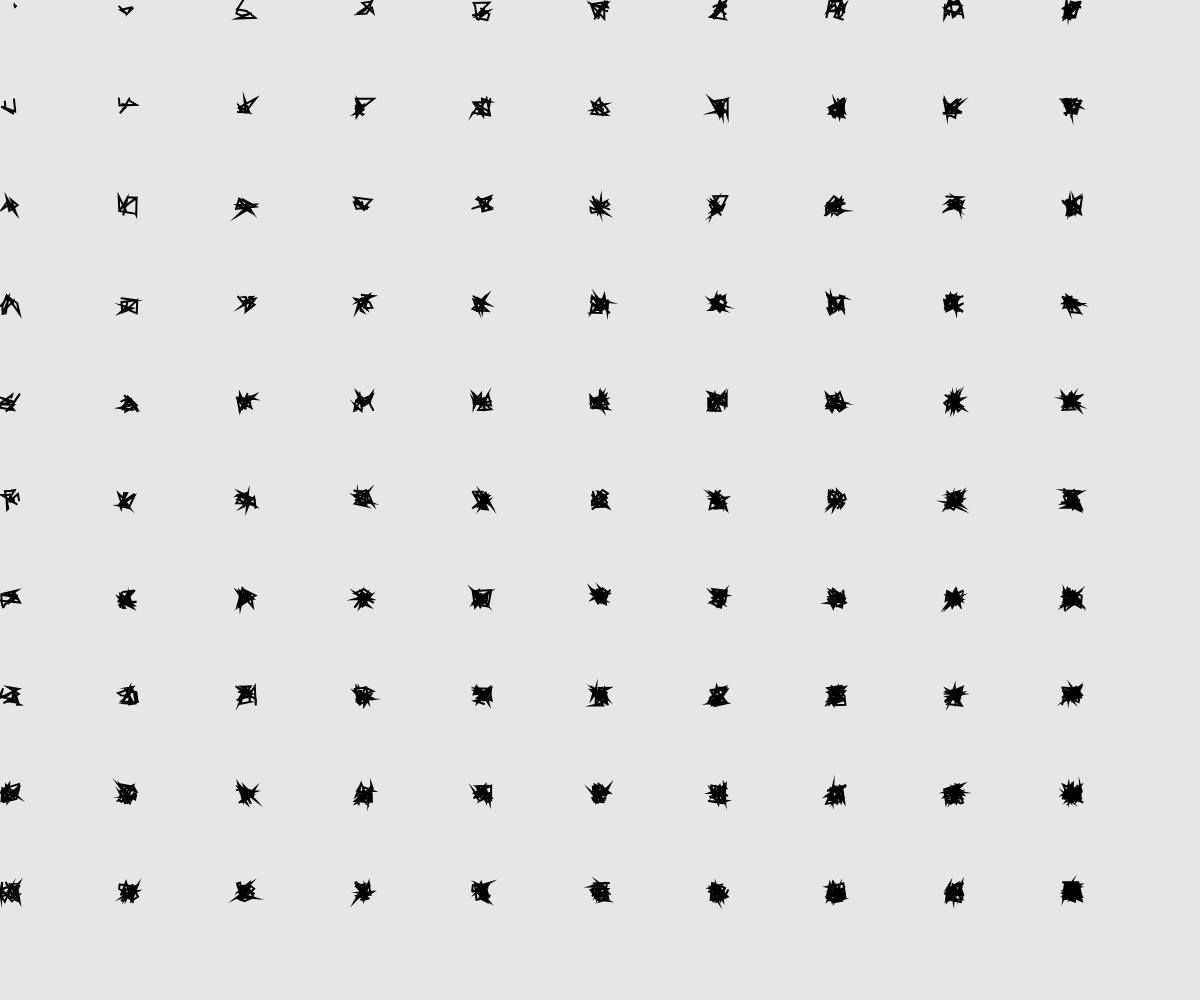
Frame 1 (no input)
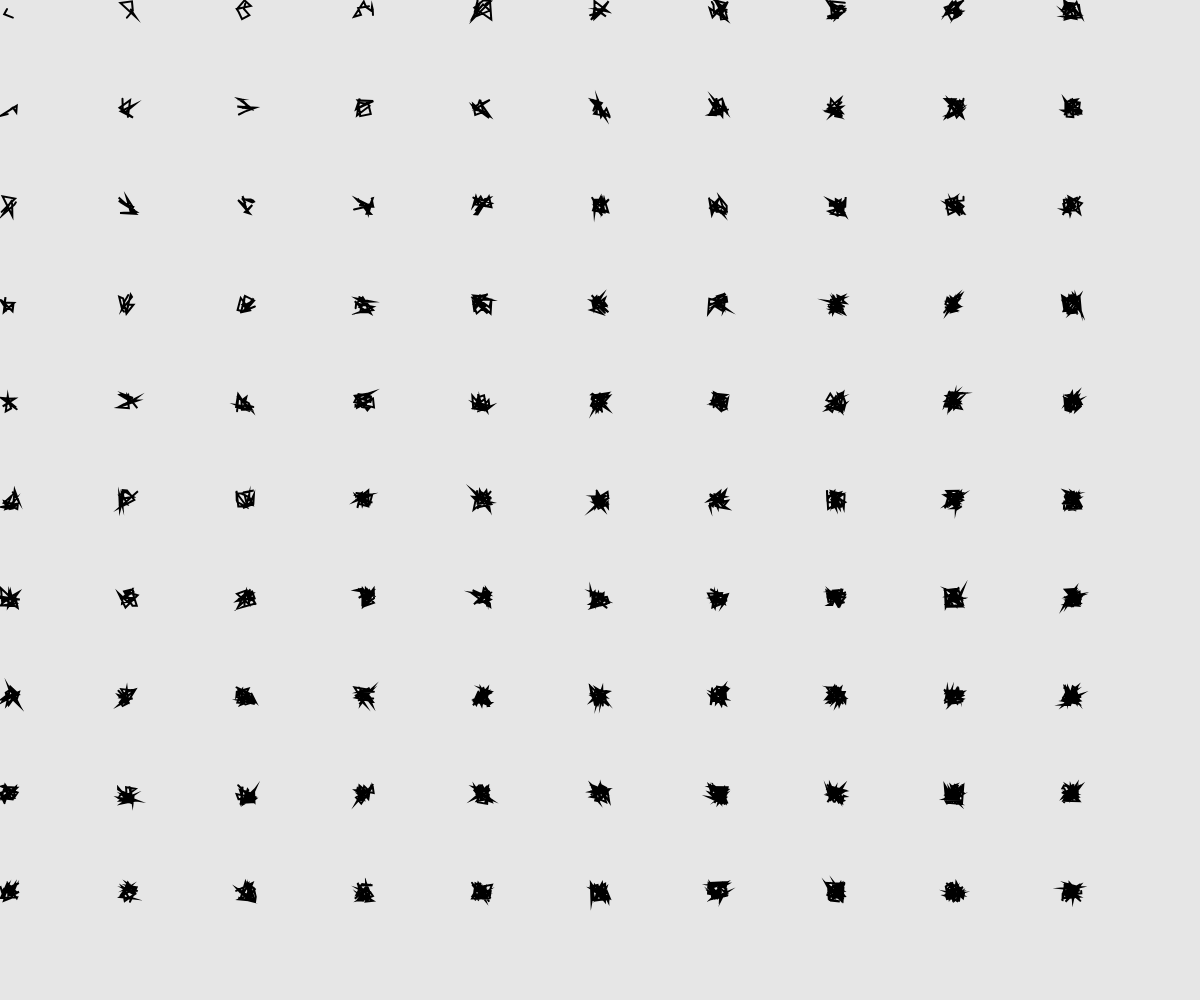
Frame 2 (the mouse pressed at the canvas centre, redrawn once)

The p5.js sketch that drew these frames (run headless with seeded random() and noise() and a simulated clock; the mouse was pressed at the canvas centre and the sketch redrawn once):

// p5.js sketch
// ── sketch.js
function setup() {
  createCanvas(windowWidth, windowHeight);
  noLoop();
}

function draw() {
  background(230);
  for (let i=0; i<10; i++){
    let xPos= map(i,0,10,10,width-10)
    for (let o=0;o<10;o++){
      let yPos= map(o,0,10,10,height-10) 
      let points= map(o+i,0,10,3,30)
      weirdShape(xPos, yPos, 10,points)
    }  
  }
}
  

function weirdShape(xPos, yPos, size, points) {
  noFill();
  strokeWeight(2);
  beginShape();
  for (let i = 0; i < points; i++) {
    vertex(xPos + random(-size, size), yPos + random(-size, size));
  }
  endShape();
}
